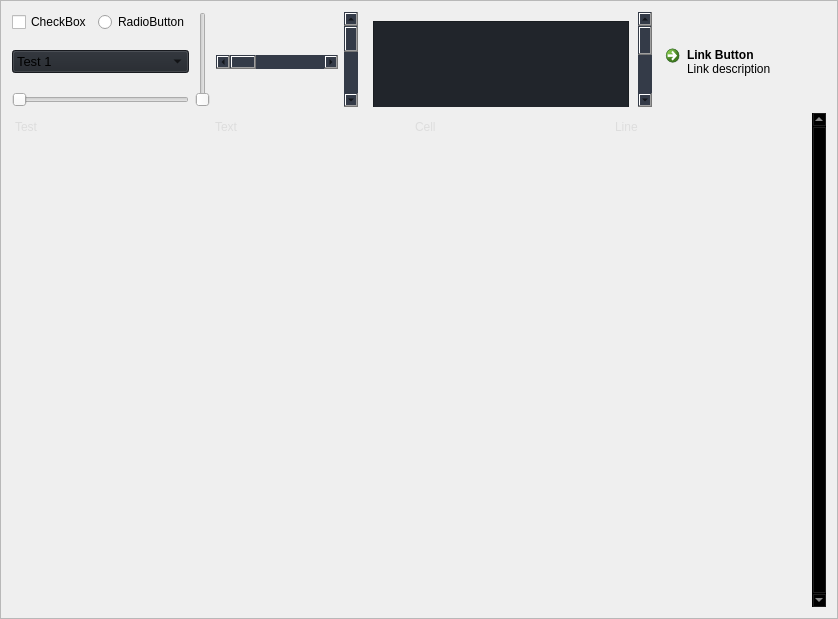
                        <widget class="QFrame" name="row_2">
                         <property name="minimumSize">
                          <size>
                           <width>0</width>
                           <height>150</height>
                          </size>
                         </property>
                         <property name="frameShape">
                          <enum>QFrame::StyledPanel</enum>
                         </property>
                         <property name="frameShadow">
                          <enum>QFrame::Raised</enum>
                         </property>
                         <layout class="QVBoxLayout" name="verticalLayout_19">
                          <item>
                           <layout class="QGridLayout" name="gridLayout_2">
                            <item row="0" column="0">
                             <widget class="QCheckBox" name="checkBox">
                              <property name="autoFillBackground">
                               <bool>false</bool>
                              </property>
                              <property name="styleSheet">
                               <string notr="true"/>
                              </property>
                              <property name="text">
                               <string>CheckBox</string>
                              </property>
                             </widget>
                            </item>
                            <item row="0" column="1">
                             <widget class="QRadioButton" name="radioButton">
                              <property name="styleSheet">
                               <string notr="true"/>
                              </property>
                              <property name="text">
                               <string>RadioButton</string>
                              </property>
                             </widget>
                            </item>
                            <item row="0" column="2" rowspan="3">
                             <widget class="QSlider" name="verticalSlider">
                              <property name="styleSheet">
                               <string notr="true"/>
                              </property>
                              <property name="orientation">
                               <enum>Qt::Vertical</enum>
                              </property>
                             </widget>
                            </item>
                            <item row="0" column="4" rowspan="3">
                             <widget class="QScrollBar" name="verticalScrollBar">
                              <property name="styleSheet">
                               <string notr="true"> QScrollBar:vertical { background: rgb(52, 59, 72); }
 QScrollBar:horizontal { background: rgb(52, 59, 72); }</string>
                              </property>
                              <property name="orientation">
                               <enum>Qt::Vertical</enum>
                              </property>
                             </widget>
                            </item>
                            <item row="0" column="5" rowspan="3">
                             <widget class="QScrollArea" name="scrollArea">
                              <property name="styleSheet">
                               <string notr="true"> QScrollBar:vertical {
    background: rgb(52, 59, 72);
 }
 QScrollBar:horizontal {
    background: rgb(52, 59, 72);
 }</string>
                              </property>
                              <property name="frameShape">
                               <enum>QFrame::NoFrame</enum>
                              </property>
                              <property name="verticalScrollBarPolicy">
                               <enum>Qt::ScrollBarAlwaysOn</enum>
                              </property>
                              <property name="horizontalScrollBarPolicy">
                               <enum>Qt::ScrollBarAsNeeded</enum>
                              </property>
                              <property name="widgetResizable">
                               <bool>true</bool>
                              </property>
                              <widget class="QWidget" name="scrollAreaWidgetContents">
                               <property name="geometry">
                                <rect>
                                 <x>0</x>
                                 <y>0</y>
                                 <width>357</width>
                                 <height>218</height>
                                </rect>
                               </property>
                               <property name="styleSheet">
                                <string notr="true"> QScrollBar:vertical {
	border: none;
    background: rgb(52, 59, 72);
    width: 14px;
    margin: 21px 0 21px 0;
	border-radius: 0px;
 }</string>
                               </property>
                               <layout class="QHBoxLayout" name="horizontalLayout_11">
                                <item>
                                 <widget class="QPlainTextEdit" name="plainTextEdit">
                                  <property name="minimumSize">
                                   <size>
                                    <width>200</width>
                                    <height>200</height>
                                   </size>
                                  </property>
                                  <property name="styleSheet">
                                   <string notr="true">background-color: rgb(33, 37, 43);</string>
                                  </property>
                                 </widget>
                                </item>
                               </layout>
                              </widget>
                             </widget>
                            </item>
                            <item row="1" column="0" colspan="2">
                             <widget class="QComboBox" name="comboBox">
                              <property name="font">
                               <font>
                                <family>Segoe UI</family>
                                <pointsize>10</pointsize>
                                <italic>false</italic>
                                <bold>false</bold>
                               </font>
                              </property>
                              <property name="autoFillBackground">
                               <bool>false</bool>
                              </property>
                              <property name="styleSheet">
                               <string notr="true">background-color: rgb(33, 37, 43);</string>
                              </property>
                              <property name="iconSize">
                               <size>
                                <width>16</width>
                                <height>16</height>
                               </size>
                              </property>
                              <property name="frame">
                               <bool>true</bool>
                              </property>
                              <item>
                               <property name="text">
                                <string>Test 1</string>
                               </property>
                              </item>
                              <item>
                               <property name="text">
                                <string>Test 2</string>
                               </property>
                              </item>
                              <item>
                               <property name="text">
                                <string>Test 3</string>
                               </property>
                              </item>
                             </widget>
                            </item>
                            <item row="1" column="3">
                             <widget class="QScrollBar" name="horizontalScrollBar">
                              <property name="sizePolicy">
                               <sizepolicy hsizetype="Expanding" vsizetype="Fixed">
                                <horstretch>0</horstretch>
                                <verstretch>0</verstretch>
                               </sizepolicy>
                              </property>
                              <property name="styleSheet">
                               <string notr="true"> QScrollBar:vertical { background: rgb(52, 59, 72); }
 QScrollBar:horizontal { background: rgb(52, 59, 72); }</string>
                              </property>
                              <property name="orientation">
                               <enum>Qt::Horizontal</enum>
                              </property>
                             </widget>
                            </item>
                            <item row="1" column="6">
                             <widget class="QCommandLinkButton" name="commandLinkButton">
                              <property name="cursor">
                               <cursorShape>PointingHandCursor</cursorShape>
                              </property>
                              <property name="styleSheet">
                               <string notr="true"/>
                              </property>
                              <property name="text">
                               <string>Link Button</string>
                              </property>
                              <property name="icon">
                               <iconset resource="resources.qrc">
                                <normaloff>:/icons/images/icons/cil-link.png</normaloff>:/icons/images/icons/cil-link.png</iconset>
                              </property>
                              <property name="description">
                               <string>Link description</string>
                              </property>
                             </widget>
                            </item>
                            <item row="2" column="0" colspan="2">
                             <widget class="QSlider" name="horizontalSlider">
                              <property name="styleSheet">
                               <string notr="true"/>
                              </property>
                              <property name="orientation">
                               <enum>Qt::Horizontal</enum>
                              </property>
                             </widget>
                            </item>
                           </layout>
                          </item>
                          <item>
                           <widget class="QTableWidget" name="tableWidget">
                            <property name="sizePolicy">
                             <sizepolicy hsizetype="Expanding" vsizetype="Expanding">
                              <horstretch>0</horstretch>
                              <verstretch>0</verstretch>
                             </sizepolicy>
                            </property>
                            <property name="palette">
                             <palette>
                              <active>
                               <colorrole role="WindowText">
                                <brush brushstyle="SolidPattern">
                                 <color alpha="255">
                                  <red>221</red>
                                  <green>221</green>
                                  <blue>221</blue>
                                 </color>
                                </brush>
                               </colorrole>
                               <colorrole role="Button">
                                <brush brushstyle="SolidPattern">
                                 <color alpha="0">
                                  <red>0</red>
                                  <green>0</green>
                                  <blue>0</blue>
                                 </color>
                                </brush>
                               </colorrole>
                               <colorrole role="Text">
                                <brush brushstyle="SolidPattern">
                                 <color alpha="255">
                                  <red>221</red>
                                  <green>221</green>
                                  <blue>221</blue>
                                 </color>
                                </brush>
                               </colorrole>
                               <colorrole role="ButtonText">
                                <brush brushstyle="SolidPattern">
                                 <color alpha="255">
                                  <red>221</red>
                                  <green>221</green>
                                  <blue>221</blue>
                                 </color>
                                </brush>
                               </colorrole>
                               <colorrole role="Base">
                                <brush brushstyle="NoBrush">
                                 <color alpha="255">
                                  <red>0</red>
                                  <green>0</green>
                                  <blue>0</blue>
                                 </color>
                                </brush>
                               </colorrole>
                               <colorrole role="Window">
                                <brush brushstyle="SolidPattern">
                                 <color alpha="0">
                                  <red>0</red>
                                  <green>0</green>
                                  <blue>0</blue>
                                 </color>
                                </brush>
                               </colorrole>
                               <colorrole role="PlaceholderText">
                                <brush brushstyle="SolidPattern">
                                 <color alpha="255">
                                  <red>221</red>
                                  <green>221</green>
                                  <blue>221</blue>
                                 </color>
                                </brush>
                               </colorrole>
                              </active>
                              <inactive>
                               <colorrole role="WindowText">
                                <brush brushstyle="SolidPattern">
                                 <color alpha="255">
                                  <red>221</red>
                                  <green>221</green>
                                  <blue>221</blue>
                                 </color>
                                </brush>
                               </colorrole>
                               <colorrole role="Button">
                                <brush brushstyle="SolidPattern">
                                 <color alpha="0">
                                  <red>0</red>
                                  <green>0</green>
                                  <blue>0</blue>
                                 </color>
                                </brush>
                               </colorrole>
                               <colorrole role="Text">
                                <brush brushstyle="SolidPattern">
                                 <color alpha="255">
                                  <red>221</red>
                                  <green>221</green>
                                  <blue>221</blue>
                                 </color>
                                </brush>
                               </colorrole>
                               <colorrole role="ButtonText">
                                <brush brushstyle="SolidPattern">
                                 <color alpha="255">
                                  <red>221</red>
                                  <green>221</green>
                                  <blue>221</blue>
                                 </color>
                                </brush>
                               </colorrole>
                               <colorrole role="Base">
                                <brush brushstyle="NoBrush">
                                 <color alpha="255">
                                  <red>0</red>
                                  <green>0</green>
                                  <blue>0</blue>
                                 </color>
                                </brush>
                               </colorrole>
                               <colorrole role="Window">
                                <brush brushstyle="SolidPattern">
                                 <color alpha="0">
                                  <red>0</red>
                                  <green>0</green>
                                  <blue>0</blue>
                                 </color>
                                </brush>
                               </colorrole>
                               <colorrole role="PlaceholderText">
                                <brush brushstyle="SolidPattern">
                                 <color alpha="255">
                                  <red>221</red>
                                  <green>221</green>
                                  <blue>221</blue>
                                 </color>
                                </brush>
                               </colorrole>
                              </inactive>
                              <disabled>
                               <colorrole role="WindowText">
                                <brush brushstyle="SolidPattern">
                                 <color alpha="255">
                                  <red>221</red>
                                  <green>221</green>
                                  <blue>221</blue>
                                 </color>
                                </brush>
                               </colorrole>
                               <colorrole role="Button">
                                <brush brushstyle="SolidPattern">
                                 <color alpha="0">
                                  <red>0</red>
                                  <green>0</green>
                                  <blue>0</blue>
                                 </color>
                                </brush>
                               </colorrole>
                               <colorrole role="Text">
                                <brush brushstyle="SolidPattern">
                                 <color alpha="255">
                                  <red>221</red>
                                  <green>221</green>
                                  <blue>221</blue>
                                 </color>
                                </brush>
                               </colorrole>
                               <colorrole role="ButtonText">
                                <brush brushstyle="SolidPattern">
                                 <color alpha="255">
                                  <red>221</red>
                                  <green>221</green>
                                  <blue>221</blue>
                                 </color>
                                </brush>
                               </colorrole>
                               <colorrole role="Base">
                                <brush brushstyle="NoBrush">
                                 <color alpha="255">
                                  <red>0</red>
                                  <green>0</green>
                                  <blue>0</blue>
                                 </color>
                                </brush>
                               </colorrole>
                               <colorrole role="Window">
                                <brush brushstyle="SolidPattern">
                                 <color alpha="0">
                                  <red>0</red>
                                  <green>0</green>
                                  <blue>0</blue>
                                 </color>
                                </brush>
                               </colorrole>
                               <colorrole role="PlaceholderText">
                                <brush brushstyle="SolidPattern">
                                 <color alpha="255">
                                  <red>221</red>
                                  <green>221</green>
                                  <blue>221</blue>
                                 </color>
                                </brush>
                               </colorrole>
                              </disabled>
                             </palette>
                            </property>
                            <property name="frameShape">
                             <enum>QFrame::NoFrame</enum>
                            </property>
                            <property name="verticalScrollBarPolicy">
                             <enum>Qt::ScrollBarAlwaysOn</enum>
                            </property>
                            <property name="sizeAdjustPolicy">
                             <enum>QAbstractScrollArea::AdjustToContents</enum>
                            </property>
                            <property name="editTriggers">
                             <set>QAbstractItemView::NoEditTriggers</set>
                            </property>
                            <property name="selectionMode">
                             <enum>QAbstractItemView::SingleSelection</enum>
                            </property>
                            <property name="selectionBehavior">
                             <enum>QAbstractItemView::SelectRows</enum>
                            </property>
                            <property name="showGrid">
                             <bool>true</bool>
                            </property>
                            <property name="gridStyle">
                             <enum>Qt::SolidLine</enum>
                            </property>
                            <property name="sortingEnabled">
                             <bool>false</bool>
                            </property>
                            <attribute name="horizontalHeaderVisible">
                             <bool>false</bool>
                            </attribute>
                            <attribute name="horizontalHeaderCascadingSectionResizes">
                             <bool>true</bool>
                            </attribute>
                            <attribute name="horizontalHeaderDefaultSectionSize">
                             <number>200</number>
                            </attribute>
                            <attribute name="horizontalHeaderStretchLastSection">
                             <bool>true</bool>
                            </attribute>
                            <attribute name="verticalHeaderVisible">
                             <bool>false</bool>
                            </attribute>
                            <attribute name="verticalHeaderCascadingSectionResizes">
                             <bool>false</bool>
                            </attribute>
                            <attribute name="verticalHeaderHighlightSections">
                             <bool>false</bool>
                            </attribute>
                            <attribute name="verticalHeaderStretchLastSection">
                             <bool>true</bool>
                            </attribute>
                            <row>
                             <property name="text">
                              <string>New Row</string>
                             </property>
                             <property name="font">
                              <font>
                               <family>Segoe UI</family>
                              </font>
                             </property>
                            </row>
                            <row>
                             <property name="text">
                              <string>New Row</string>
                             </property>
                            </row>
                            <row>
                             <property name="text">
                              <string>New Row</string>
                             </property>
                            </row>
                            <row>
                             <property name="text">
                              <string>New Row</string>
                             </property>
                            </row>
                            <row>
                             <property name="text">
                              <string>New Row</string>
                             </property>
                            </row>
                            <row>
                             <property name="text">
                              <string>New Row</string>
                             </property>
                            </row>
                            <row>
                             <property name="text">
                              <string>New Row</string>
                             </property>
                            </row>
                            <row>
                             <property name="text">
                              <string>New Row</string>
                             </property>
                            </row>
                            <row>
                             <property name="text">
                              <string>New Row</string>
                             </property>
                            </row>
                            <row>
                             <property name="text">
                              <string>New Row</string>
                             </property>
                            </row>
                            <row>
                             <property name="text">
                              <string>New Row</string>
                             </property>
                            </row>
                            <row>
                             <property name="text">
                              <string>New Row</string>
                             </property>
                            </row>
                            <row>
                             <property name="text">
                              <string>New Row</string>
                             </property>
                            </row>
                            <row>
                             <property name="text">
                              <string>New Row</string>
                             </property>
                            </row>
                            <row>
                             <property name="text">
                              <string>New Row</string>
                             </property>
                            </row>
                            <row>
                             <property name="text">
                              <string>New Row</string>
                             </property>
                            </row>
                            <column>
                             <property name="text">
                              <string>0</string>
                             </property>
                            </column>
                            <column>
                             <property name="text">
                              <string>1</string>
                             </property>
                            </column>
                            <column>
                             <property name="text">
                              <string>2</string>
                             </property>
                            </column>
                            <column>
                             <property name="text">
                              <string>3</string>
                             </property>
                            </column>
                            <item row="0" column="0">
                             <property name="text">
                              <string>Test</string>
                             </property>
                            </item>
                            <item row="0" column="1">
                             <property name="text">
                              <string>Text</string>
                             </property>
                            </item>
                            <item row="0" column="2">
                             <property name="text">
                              <string>Cell</string>
                             </property>
                            </item>
                            <item row="0" column="3">
                             <property name="text">
                              <string>Line</string>
                             </property>
                            </item>
                           </widget>
                          </item>
                         </layout>
                        </widget>
